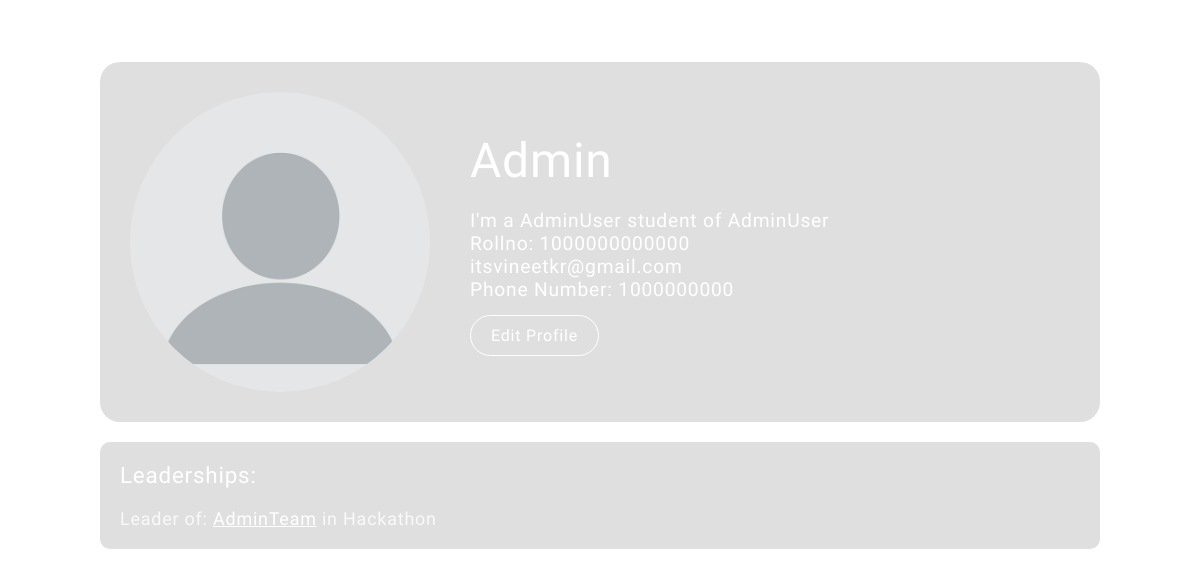
Screenshot of /profile/ (signed in) with the database file from the repository.
### accounts/models.py (models this page shows, shortened)
class CustomUser(AbstractBaseUser, PermissionsMixin):
    email = models.EmailField(
        unique=True, primary_key=True, validators=[EmailValidator()]
    )
    name = models.CharField(max_length=100, blank=True)
    is_active = models.BooleanField(default=True)
    is_staff = models.BooleanField(default=False)
    date_joined = models.DateTimeField(default=timezone.now)
    profile_picture = models.ImageField(
        upload_to="profile_pics/", blank=True, null=True
    )
    rollno = models.IntegerField(
        validators=[MaxValueValidator(9999999999999), MinValueValidator(1000000000000)],
        unique=True,
    )
    branch = models.CharField(choices=BRANCH_CHOICES, max_length=5)
    year = models.CharField(choices=YEAR_CHOICES, max_length=5)
    club_admin = models.CharField(
        choices=CLUB_ADMIN_CHOICES, default="NORMAL", max_length=20
    )
    phoneno = models.IntegerField(
        validators=[MinValueValidator(5000000000), MaxValueValidator(9999999999)],
        unique=True,
    )
    objects = CustomUserManager()
    USERNAME_FIELD = "email"
    REQUIRED_FIELDS = []

### events/models.py (models this page shows, shortened)
class TeamsRegistration(models.Model):
    event = models.ForeignKey(AllEventList, on_delete=models.CASCADE)
    teamName = models.CharField(max_length=100)
    teamLeader = models.ForeignKey(
        settings.AUTH_USER_MODEL,
        on_delete=models.CASCADE,
        related_name="team_lead_teams",
    )
    user = models.ForeignKey(
        settings.AUTH_USER_MODEL,
        on_delete=models.CASCADE,
        related_name="team_registrations",
    )
    status = models.IntegerField(choices=STATUS_CHOICES, default=0)

class AllEventList(models.Model):
    slug = models.SlugField(max_length=100, unique=True)
    eventName = models.CharField(max_length=100)
    eventDescription = models.TextField()
    eventImage = models.ImageField(upload_to="eventImages/")
    club = models.CharField(max_length=100, choices=CLUBS_CHOICES)
    location = models.CharField(max_length=100)
    coordinators = models.CharField(max_length=100)
    contact = models.CharField(max_length=100)
    eventType = models.CharField(max_length=10, choices=EVENT_TYPE_CHOICES)
    eventDate = models.DateField()
    minTeamSize = models.IntegerField(default=1)
    maxTeamSize = models.IntegerField(default=1)
    dateAdded = models.DateTimeField(default=timezone.now)
    def get_absolute_url(self):
        return reverse("eachEvent", args=[self.slug])
    class Meta:
        ordering = ["-dateAdded"]

### accounts/views.py (the view, shortened to what this page needs)
# urls.py: path("profile/", views.profile, name='profile'),
def profile(request):
    user = request.user
    if user.is_anonymous:
        return redirect("/login")
    context = user_participation_context(request.user)
    context["user"] = request.user
    return render(request, "accounts/profile.html", context=context)

### accounts/context_processors.py (called while the page is built)
def notifications_processor(request):
    notifications = []
    user = request.user
    seen = True
    if user.is_authenticated:
        seen = NotificationSeenStatus.objects.get(user=user).seen
        user_notifications = UserSpecificNotification.objects.filter(user=user).values(
            "notification", "timeStamp", "notificationType"
        )
        global_notifications = NotificationForAll.objects.all().values(
            "notification", "timeStamp", "notificationType"
        )
        notifications = user_notifications.union(global_notifications).order_by(
            "-timeStamp"
        )
    return {"notifications": notifications, "seen": seen}

### accounts/utils.py (called while the page is built)
def team_in_leader(user):
    teams = TeamsRegistration.objects.filter(
        teamLeader=user, user=user, event__eventDate__gte=timezone.now().date()
    )
    return teams if len(list(teams)) != 0 else False

def team_in_participated(user):
    teams = TeamsRegistration.objects.filter(
        user=user, status=1, event__eventDate__gte=timezone.now().date()
    ).exclude(teamLeader=user)
    return teams if len(list(teams)) != 0 else False

def team_pending_requests(user):
    teams = TeamsRegistration.objects.filter(
        user=user, status=0, event__eventDate__gte=timezone.now().date()
    )
    return teams if len(list(teams)) != 0 else False

def individual_participations(user):
    participations = IndividualEventRegistration.objects.filter(
        user=user, event__eventDate__gte=timezone.now().date()
    )
    return participations if len(list(participations)) != 0 else False

def user_participation_context(user):
    return {
        "teamInLeader": team_in_leader(user),
        "teamInParticipated": team_in_participated(user),
        "teamPendingRequest": team_pending_requests(user),
        "individualParticipations": individual_participations(user),
    }

### templates/accounts/profile.html (shortened to what this page needs)
{% extends 'base.html' %}
{% load static %}
{% block css %}
  <link rel="stylesheet" href="{% static 'css/form.css' %}" />
  <link rel="stylesheet" href="{% static 'css/profile.css' %}" />
{% endblock %}
{% block backgroundImageURL %}
  {% static 'backgrounds/login.jpeg' %}
{% endblock %}
{% block content %}
    <div class="profile-page">
        <div class="details">
            <div class="image">
                {% if user.profile_picture %}
                    <img src="{{ user.profile_picture.url }}" alt="{{ user.name }}">
                {% else %}
                    <img src="/static/images/default-profile.png" alt="Default Profile Picture">
                {% endif %}
            </div>
            <div class="text-details">
                <div class="name">{{user.name}}</div>
                <p class="branch-year">I'm a {{user.get_year_display}} student of {{user.get_branch_display}}</p>
                <p class="rollno">Rollno: {{user.rollno}}</p>
                <p class="email">{{user.email}}</p>
                <p class="phone-no">Phone Number: {{user.phoneno}}</p>
                <div class="edit-details">
                    <a href="{% url "updateProfile" %}">Edit Profile</a>
                </div>
            </div>
        </div>
        {% if teamInLeader %}
            <div class="participations-box">
                Leaderships:
                {% for team in teamInLeader %}
                    <div class="entry">Leader of: <span><a href="{{team.event.get_absolute_url}}">{{team.teamName}}</a></span> in {{team.event.eventName}}</div>
                {% endfor %}
            </div>
        {% endif %}
    </div>
{% endblock content %}

### static/css/base.css (style rules this page uses)
* { padding: 0; margin: 0; box-sizing: border-box; }
body, button { font-family: "Ubuntu", sans-serif; }

### static/css/form.css (style rules this page uses)
* { margin: 0; padding: 0; box-sizing: border-box; }
body { background-size: cover; background-position: center center; background-repeat: no-repeat; min-height: 100vh; }
body { letter-spacing: 0.05em; }

### static/css/profile.css (style rules this page uses)
a { color: white; }
.profile-page { color: white; width: 100vw; display: flex; justify-content: center; align-items: center; flex-direction: column; }
.details { display: flex; width: 1000px; max-width: 95vw; border-radius: 20px; backdrop-filter: blur(30px); background-color: rgba(85, 85, 85, 0.183); padding: 30px; margin-bottom: 20px; }
.image { width: 300px; height: 300px; border-radius: 50%; overflow: hidden; display: flex; justify-content: center; align-items: center; }
.image img { width: 100%; height: 100%; object-fit: cover; }
.text-details { padding: 40px; }
.text-details .name { font-size: 3em; padding-bottom: 20px; }
.text-details p { font-size: 1.2em; }
.participations-box { width: 1000px; max-width: 95vw; padding: 20px; background-color: rgba(85, 85, 85, 0.183); backdrop-filter: blur(10px); border-radius: 10px; font-size: 1.4em; margin-bottom: 20px; }
.participations-box .entry { font-size: 0.8em; padding: 20px 0 0 0; color: rgba(255, 255, 255, 0.822); }
.participations-box .entry span { color: white; }
.edit-details a { color: white; outline: none; text-decoration: none; background-color: rgba(0, 0, 0, 0); backdrop-filter: blur(10px); border: 1px solid white; border-radius: 25px; padding: 10px 20px; cursor: pointer; }
.edit-details { margin-top: 25px; }

### rows the page displays
CustomUser: name "Admin", year "AdminUser", branch "AdminUser", rollno "1000000000000", email "itsvineetkr@gmail.com", phoneno "1000000000"
TeamsRegistration: teamName "AdminTeam", event.eventName "Hackathon"
